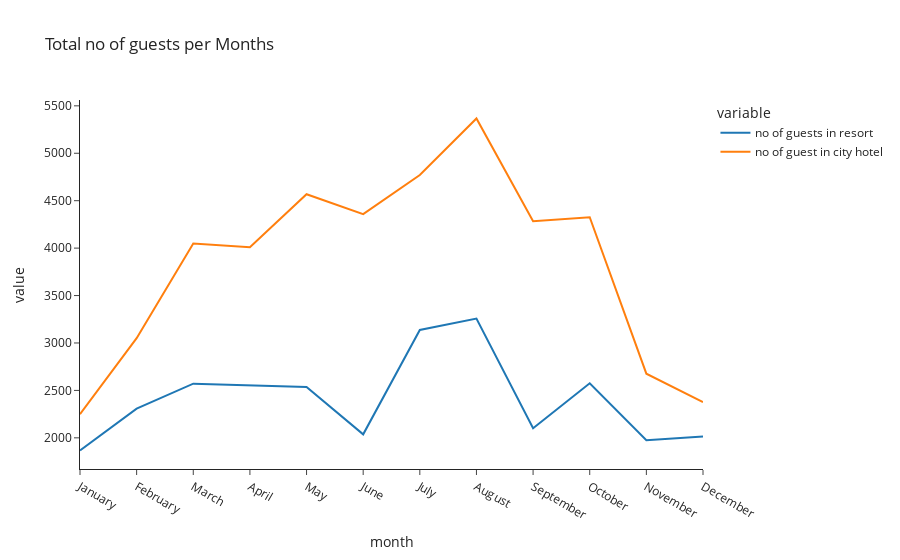

The notebook cell this image was saved under:
### Code cell
px.line(final_guests, x = 'month', y = ['no of guests in resort','no of guest in city hotel'],
        title='Total no of guests per Months', template = 'simple_white')

### Figure 1 — Plotly figure (JSON) as saved in the notebook; plotly's stock layout.template omitted (floating-point values rounded to 4 significant figures)
{"data": [{"hovertemplate": "variable=no of guests in resort<br>month=%{x}<br>value=%{y}<extra></extra>", "legendgroup": "no of guests in resort", "line": {"color": "#1F77B4", "dash": "solid"}, "marker": {"symbol": "circle"}, "mode": "lines", "name": "no of guests in resort", "orientation": "v", "showlegend": true, "type": "scatter", "x": ["January", "February", "March", "April", "May", "June", "July", "August", "September", "October", "November", "December"], "xaxis": "x", "y": [1866, 2308, 2571, 2550, 2535, 2037, 3137, 3257, 2102, 2575, 1975, 2014], "yaxis": "y"}, {"hovertemplate": "variable=no of guest in city hotel<br>month=%{x}<br>value=%{y}<extra></extra>", "legendgroup": "no of guest in city hotel", "line": {"color": "#FF7F0E", "dash": "solid"}, "marker": {"symbol": "circle"}, "mode": "lines", "name": "no of guest in city hotel", "orientation": "v", "showlegend": true, "type": "scatter", "x": ["January", "February", "March", "April", "May", "June", "July", "August", "September", "October", "November", "December"], "xaxis": "x", "y": [2249, 3051, 4049, 4010, 4568, 4358, 4770, 5367, 4283, 4326, 2676, 2377], "yaxis": "y"}], "layout": {"legend": {"title": {"text": "variable"}, "tracegroupgap": 0}, "title": {"text": "Total no of guests per Months"}, "xaxis": {"anchor": "y", "domain": [0, 1], "title": {"text": "month"}}, "yaxis": {"anchor": "x", "domain": [0, 1], "title": {"text": "value"}}}}
